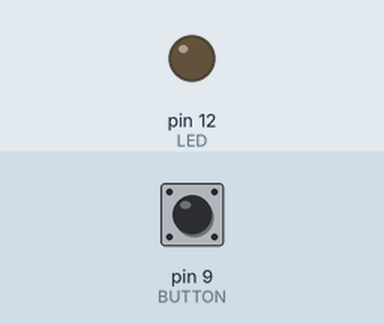
Recording of a sketch running on a simulated Arduino Uno, built with avr-gcc and run on an emulated ATmega328P. Shown: output pins drawn as LEDs (lit = HIGH). Inputs (shaded band) come from the test bench; at power-on: pin 9 (BUTTON) LOW.

Above: at 1.2 s.
1.3 s: pin 9 (BUTTON) pulled HIGH for 0.15 s
At 2.3 s:
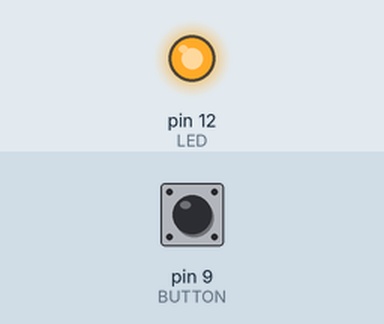
2.9 s: pin 9 (BUTTON) pulled HIGH for 1 s
At 3.5 s:
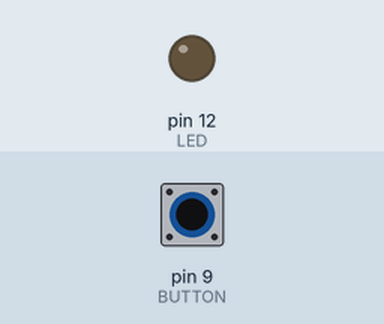
5.4 s: pin 9 (BUTTON) pulled HIGH for 3.2 s
At 6.6 s:
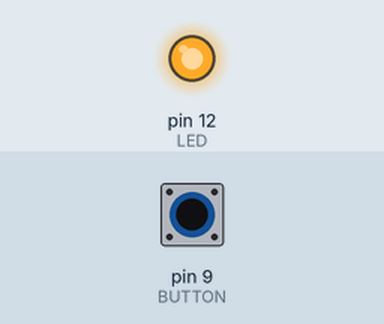
Timing chart, 0 to 8.4 s (numbered marks = the images above; inputs shaded):
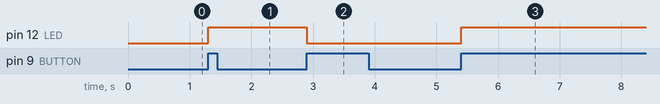

The sketch:

raw_code.ino
```cpp
// Structural concepts
int BUTTON = 9;
int LED = 12;

void setup() {
  pinMode(BUTTON, INPUT);
  pinMode(LED,    OUTPUT);
}

// Behavioral concepts
int state = LOW; int prev = HIGH;
long time = 0; long debounce = 200;

void loop() {
  int reading = digitalRead(BUTTON);
  if (reading == HIGH && prev == LOW && millis() - time > debounce) {
    if (state == HIGH) { state = LOW; } else { state = HIGH; }
    time = millis();
  }
  digitalWrite(LED, state);
  prev = reading;
}
```

Measured:
- after the input at 1.3 s, pin 12 (LED): LOW → HIGH at once
- after the input at 2.9 s, pin 12 (LED): HIGH → LOW at once
- after the input at 5.4 s, pin 12 (LED): LOW → HIGH at once
